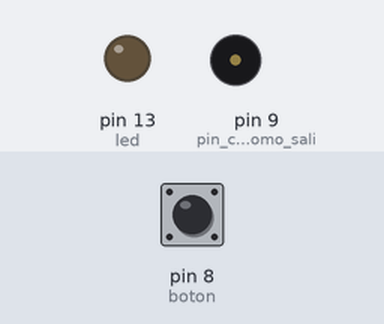
This sketch was run on a simulated Arduino Uno, built with avr-gcc and run on an emulated ATmega328P. Shown: output pins drawn as LEDs (lit = HIGH), buzzer (waves = sounding). The inputs (shaded band) are chosen by the test bench; at power-on: pin 8 (boton) HIGH.

Above: at 1.2 s.
1.3 s: pin 8 (boton) pulled LOW for 3.2 s
At 2.1 s:
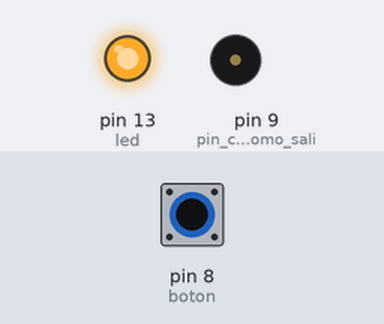
At 2.5 s:
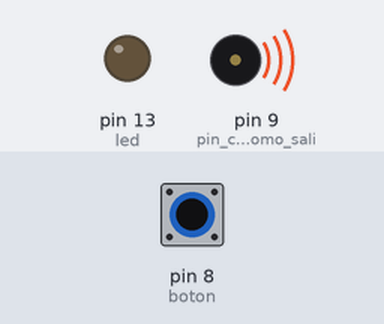
Timing chart, 0 to 4.4 s (numbered marks = the images above; inputs shaded):
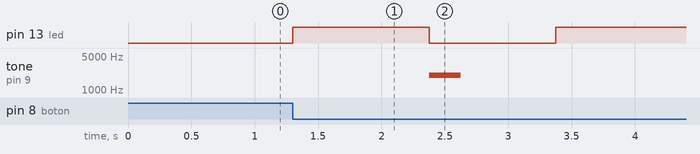

Measured:
- after the input at 1.3 s, pin 13 (led): LOW → HIGH at once, → LOW 1.1 s later, → HIGH 1.0 s later; tone on pin 9 (pin_configurado_como_sali): silent → 2000 Hz after 1.1 s, → silent 0.25 s later

The sketch:

BotonAntipanicoClase1.ino
```cpp
int estado = LOW;
int duracion = 250;  //Duración del sonido
int fMin = 2000;     //Frecuencia más baja que queremos emitir
int fMax = 4000;     //Frecuencia más alta que queremos emitir
int i = 0;

void setup() {
  pinMode(8, INPUT_PULLUP);  // boton
  pinMode(13, OUTPUT);       // led
  digitalWrite(13, LOW);     // el led se inicializa apagado
  pinMode(9, OUTPUT);        //pin configurado como salida // buzzer ( parlante)
}

void loop() {
  int boton = digitalRead(8);  // creo la variable boton y guardo el estado del boton
  if (boton == LOW) {          // if
    estado = digitalRead(13);
    digitalWrite(13, !estado);
    delay(1000);
  }
  if (digitalRead(13) == HIGH) {
    alarma();
  }
}
void alarma() {

  //sonido más agudo
  for (i = fMin ; i <= fMax; i++)
    tone(9, i, duracion);
  //sonido más grave
  for (i = fMax ; i >= fMin; i--)
    tone(9, i, duracion);
}
```
